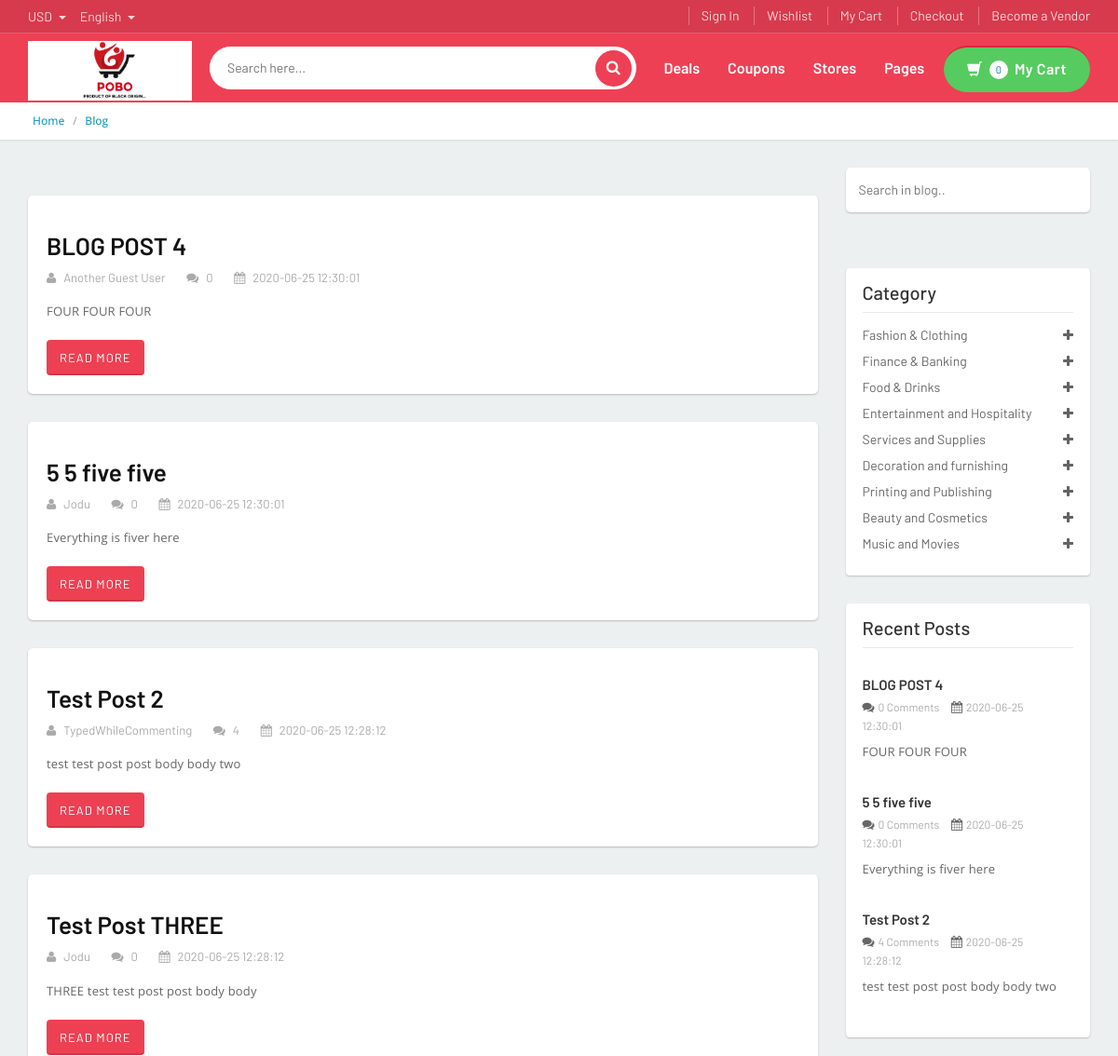
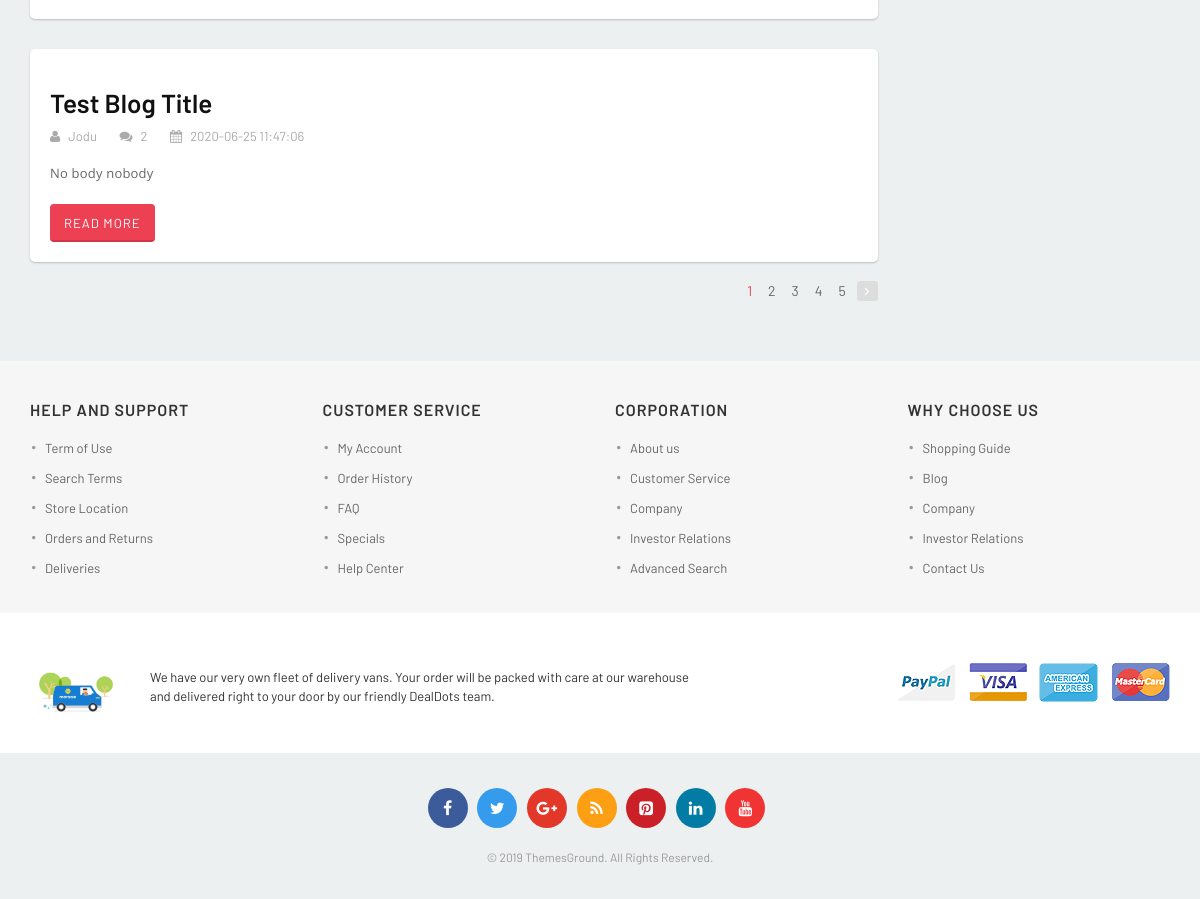
Screenshot of /blog.php with the database file from the repository (2 pictures, top to bottom).
### tables this page shows
CREATE TABLE `blog` (
  `id` bigint(20) UNSIGNED NOT NULL,
  `category` int(10) UNSIGNED NOT NULL,
  `subcategory` int(10) UNSIGNED NOT NULL,
  `title` varchar(400) NOT NULL,
  `userid` bigint(20) UNSIGNED NOT NULL,
  `guestname` varchar(150) NOT NULL DEFAULT '',
  `guestemail` varchar(150) NOT NULL DEFAULT '',
  `postbody` longtext NOT NULL,
  `cover` varchar(500) NOT NULL,
  `postedon` datetime NOT NULL DEFAULT current_timestamp(),
  `approved` varchar(3) NOT NULL DEFAULT 'no'
);

CREATE TABLE `users` (
  `id` bigint(20) UNSIGNED NOT NULL,
  `fname` varchar(100) NOT NULL,
  `lname` varchar(100) NOT NULL,
  `email` varchar(100) NOT NULL,
  `password` varchar(200) NOT NULL,
  `user_type` varchar(20) NOT NULL DEFAULT 'buyer',
  `token` varchar(300) NOT NULL DEFAULT '',
  `token_exp` varchar(200) NOT NULL,
  `designation` varchar(100) NOT NULL DEFAULT '',
  `description` varchar(500) NOT NULL
);

CREATE TABLE `category` (
  `id` int(10) UNSIGNED NOT NULL,
  `name` varchar(100) DEFAULT '',
  `banner` varchar(1000) NOT NULL DEFAULT ''
);

### blog.php (the view, shortened to what this page needs)
<?php
	$perPage = 5;
	$page = 1;
	$offset = ($page-1)*$perPage;
	$searchKey ="";
	$cat = "%";
	$subcat = "%";
?>
<!DOCTYPE html>
<html lang="en">
<head>
<link rel="stylesheet" href="assets/css/bootstrap.min.css">
<link rel="stylesheet" href="assets/css/main.css">
<link rel="stylesheet" href="assets/css/blue.css">
<link rel="stylesheet" href="assets/css/owl.carousel.css">
<link rel="stylesheet" href="assets/css/owl.transitions.css">
<link rel="stylesheet" href="assets/css/rateit.css">
<link rel="stylesheet" href="assets/css/bootstrap-select.min.css">
<link rel="stylesheet" href="assets/css/font-awesome.css">
</head>
<body>
<?php
  include("header-section.php");
?>
	<div class="breadcrumb">
		<div class="container">
			<div class="breadcrumb-inner">
				<ul class="list-inline list-unstyled">
		    		<li><a href="/home.php">Home</a></li>
					<li class="active"><a href="/blog.php">Blog</a></li>
				</ul>
			</div>
		</div>
	</div>
<div class="body-content blog-page outer-top-ts">
	<div class="container">
		<div class="row">
      <div class="col-xs-12 col-sm-12 col-md-9">
				<div>
					<?php
            $qstr = "
                SELECT * FROM blog
                WHERE
                title LIKE '%$searchKey%'
                AND category LIKE '$cat'
                AND subcategory LIKE '$subcat'
                ORDER BY postedon DESC
                LIMIT $offset , $perPage
              ";
              $blgQ = mysqli_query($db, $qstr);
              if($cat="%") $cat="";
              if($subcat=="%") $subcat = "";
              if(mysqli_num_rows($blgQ)>0){
              	while($blgRow=mysqli_fetch_assoc($blgQ)){
              		$blgId = $blgRow['id'];
              		$blgImg = $blgRow['cover'];
              		$blgTitle = $blgRow['title'];
              		$blgAuthorId = $blgRow['userid'];
              		$blgAuthorName="";
              		if($blgAuthorId==1){
              			$blgAuthorName = $blgRow['guestname'];
              		}
              		else{
              			$authorQ = mysqli_query($db, "SELECT fname FROM users WHERE id='$blgAuthorId' ");
              			if(mysqli_num_rows($authorQ)>0){
              				$authorRow = mysqli_fetch_assoc($authorQ);
              				$blgAuthorName = $authorRow['fname'];
              			}
              		}
              		$cmntQ = mysqli_query($db, "SELECT id FROM blogcomments WHERE postid='$blgId' ");
              		$blgNumOfComments = mysqli_num_rows($cmntQ);
              		$blgPostedon = $blgRow['postedon'];
              		$blgDescription = $blgRow['postbody'];
              		echo"
										<div class=\"blog-post outer-top-vs\">
											<a href=\"blog-details.php?id=$blgId\"><img class=\"img-responsive\" src=\"$blgImg\" alt=\"\"></a>
											<h1><a href=\"blog-details.php?id=$blgId\">$blgTitle</a></h1>
											<span class=\"author\">$blgAuthorName</span>
											<span class=\"review\">$blgNumOfComments</span>
											<span class=\"date-time\">$blgPostedon</span>
											<p>$blgDescription</p>
											<a href=\"/blog-details.php?id=$blgId\" class=\"btn btn-upper btn-primary read-more\">read more</a>
										</div>
									";
								}
							}
							else echo"
								<div class=\"blog-post outer-top-vs\">
								<h3> No Post Found! </h3>
								</div>
							";
					?>
					<div class="clearfix blog-pagination filters-container  wow fadeInUp" style="padding:0px; background:none; box-shadow:none; margin-top:15px; border:none">
						<div class="text-right">
              <div class="pagination-container">
                <ul class="list-inline list-unstyled">
                  <?php
                    $navRange = 5;
                    $pageStarts = ($page - (int)($navRange/2));
                    if($pageStarts<1) $pageStarts = 1;
                    for ($navPage=$pageStarts; $navPage<($pageStarts+$navRange) ; $navPage++) {
                      $activePage = "";
                      if($navPage == $page) $activePage = "class=\"active\"";
                      echo"<li $activePage><a href=\"
                          /blog.php?cat=$cat&subcat=$subcat&page=$navPage
                          \">$navPage</a></li>";
                    }
                  ?>
                  <li class="next">
                    <a href="
                          /blog.php?cat=<?=$cat?>&subcat=<?=$subcat?>&page=<?=$page+1?>
                          ">
                      <i class="fa fa-angle-right"></i>
                    </a></li>
                </ul>
              </div>
          	</div>
					</div>
				</div>
			</div>
      <?php include("blog-sidebar.php"); ?>
    </div>
	</div>
	<?php
	  include("footer-section.php");
	?>
</body>
</html>

### blog-sidebar.php (shortened to what this page needs)
<?php
  include("dbcon.php");
?>
      <div class="col-xs-12 col-sm-12 col-md-3 sidebar">
        <div class="sidebar-module-container">
					<div class="search-area outer-bottom-small">
						<form action="blog.php" method="GET">
			        <div class="control-group">
                  <input type="text" name="searchKey"
                  <?php echo (($searchKey=="")?"placeholder=\"Search in blog..\"":"value=\"$searchKey\"");  ?>
                   class="search-field">
			        </div>
						</form>
					</div>
					<div class="sidebar-widget outer-bottom-xs">
						<h3 class="section-title">Category</h3>
						<div class="sidebar-widget-body m-t-10">
							<div class="accordion">
                <?php
                $catQ = mysqli_query($db, "SELECT * FROM category");
                while ($catRow = mysqli_fetch_assoc( $catQ ) ) {
                  $catId = $catRow['id'];
                  $catName = $catRow['name'];
                  $subCatQ = mysqli_query($db, "SELECT * FROM subcategory WHERE category = '$catId' AND id !=2 ");
                  if(mysqli_num_rows($subCatQ)>0 ) {
                    echo"
                      <div class=\"accordion-group\">
                        <div class=\"accordion-heading\">
                            <a href=\"#collapse$catId\" data-toggle=\"collapse\" class=\"accordion-toggle collapsed\">
                               $catName
                            </a>
                        </div>
                    ";
                    echo("
                          </div>
                    ");
                  }
                }
              ?>
              <?php
                $catQ = mysqli_query($db, "SELECT * FROM category");
                while ($catRow = mysqli_fetch_assoc( $catQ ) ) {
                  $catId = $catRow['id'];
                  $catName = $catRow['name'];
                  $subCatQ = mysqli_query($db, "SELECT * FROM subcategory WHERE category = '$catId' AND id !=2 ");
                  if(mysqli_num_rows($subCatQ)==0 ) {
                    echo"
                      <div class=\"accordion-group\">
                        <div class=\"accordion-heading\">
                            <a href=\"/blog.php?cat=$catId\"  class=\"accordion-toggle collapsed\">
                               $catName
                            </a>
                        </div>
                    ";
                    echo("
                          </div>
                    ");
                  }
                }
              ?>
						    </div>
						</div>
					</div>
					<div class="sidebar-widget outer-bottom-xs wow fadeInUp">
					  <h3 class="section-title">Recent Posts</h3>
						<div class="tab-content" style="padding-left:0">
							<div class="tab-pane active m-t-20" id="recent">
                <?php
                  $recentPostQ = mysqli_query($db, "SELECT * FROM blog ORDER BY postedon DESC LIMIT 3");
                  if(mysqli_num_rows($recentPostQ)>0){
                    while($postRow = mysqli_fetch_assoc($recentPostQ)){
                      $cover = $postRow['cover'];
                      $title = $postRow['title'];
                      $postId = $postRow['id'];
                      $postedOn = $postRow['postedon'];
                      $postBody = $postRow['postbody'];
                      $cmtQ = mysqli_query($db, "SELECT id FROM blogcomments WHERE postid='$postId' ");
                      $cmtNum = mysqli_num_rows($cmtQ);
                      echo"
        								<div class=\"blog-post\">
        									<img class=\"img-responsive\" src=\"$cover\" alt=\"\">
        									<h4><a href=\"blog-details.php?id=$postId\">$title</a></h4>
        									<span class=\"review\">$cmtNum Comments</span>
        									<span class=\"date-time\">$postedOn</span>
        									<p>$postBody</p>
        								</div>
                      ";
                    }
                  }
                  else echo"<h4>No Posts Found!</h4>";
                ?>
							</div>
						</div>
					</div>
				</div>
      </div>

### assets/css/blue.css (style rules this page uses)
.breadcrumb ul li.active { color: #333; }
.filters-container .pagination-container ul li.active a { color: #ee4054; }
.sidebar .sidebar-module-container .sidebar-widget .sidebar-widget-body .accordion .accordion-group .accordion-heading .accordion-toggle, .sidebar .sidebar-module-container .sidebar-widget .sidebar-widget-body .accordion .accordion-group .accordion-heading .accordion-toggle:hover, .sidebar .sidebar-module-container .sidebar-widget .sidebar-widget-body .accordion .accordion-group .accordion-heading .accordion-toggle:focus, .sidebar .sidebar-module-container .sidebar-widget .sidebar-widget-body .accordion .accordion-group .accordion-heading .accordion-toggle:after { color: #1a9cb7; }

### rows the page displays
blog: title "BLOG POST 4", guestname "Another Guest User", blgNumOfComments "0", postedon "2020-06-25 12:30:01", postbody "FOUR FOUR FOUR", cmtNum "0"
blog: title "5 5 five five", userid.fname "Jodu", blgNumOfComments "0", postedon "2020-06-25 12:30:01", postbody "Everything is fiver here", cmtNum "0"
blog: title "Test Post 2", guestname "TypedWhileCommenting", blgNumOfComments "4", postedon "2020-06-25 12:28:12", postbody "test test post post body body two", cmtNum "4"
blog: title "Test Post THREE", userid.fname "Jodu", blgNumOfComments "0", postedon "2020-06-25 12:28:12", postbody "THREE test test post post body body"
blog: title "Test Blog Title", userid.fname "Jodu", blgNumOfComments "2", postedon "2020-06-25 11:47:06", postbody "No body nobody"
category: name "Fashion & Clothing"
category: name "Finance & Banking"
category: name "Food & Drinks"
category: name "Entertainment and Hospitality"
category: name "Services and Supplies"
category: name "Decoration and furnishing"
category: name "Printing and Publishing"
category: name "Beauty and Cosmetics"
category: name "Music and Movies"

### other values shown
$icarth "0"
